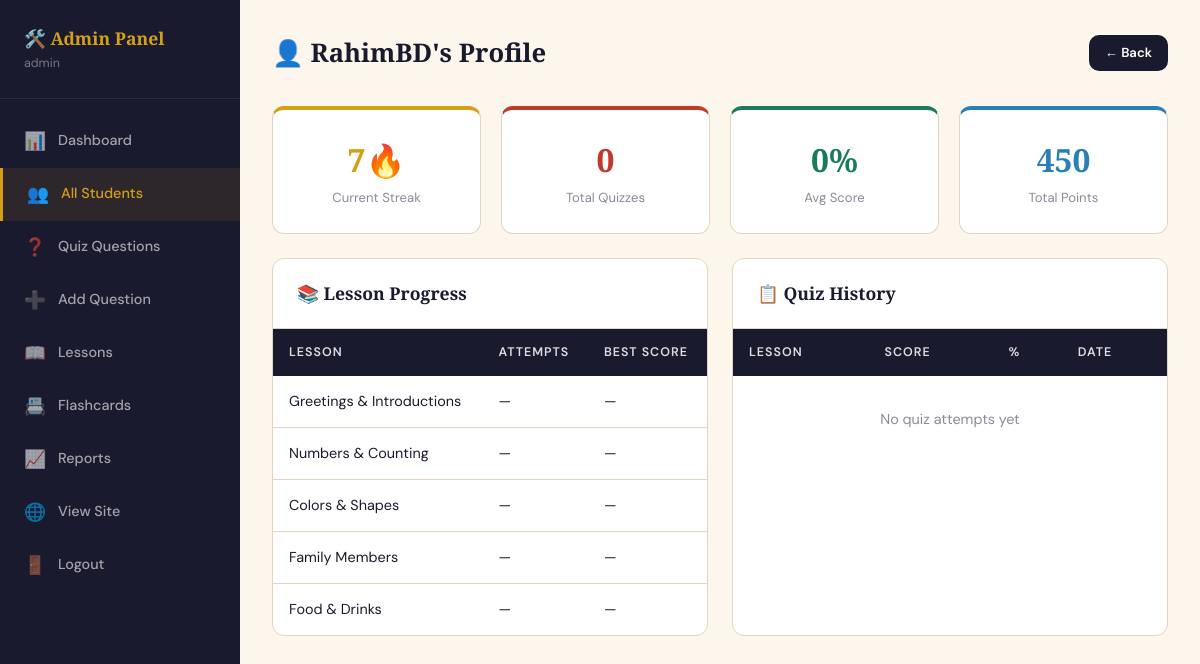
Screenshot of /student_detail.php?id=1 (signed in) with the database file from the repository.
### tables this page shows
CREATE TABLE students (
    student_id INT AUTO_INCREMENT PRIMARY KEY,
    username VARCHAR(100) NOT NULL UNIQUE,
    email VARCHAR(255) NOT NULL UNIQUE,
    password_hash VARCHAR(255) NOT NULL,
    preferred_language ENUM('english','bangla') DEFAULT 'english',
    current_streak INT DEFAULT 0,
    longest_streak INT DEFAULT 0,
    total_points INT DEFAULT 0,
    last_quiz_date DATE NULL,
    created_at TIMESTAMP DEFAULT CURRENT_TIMESTAMP
);

### db.php (called while the page is built, shortened)
<?php
function h($str) {
    return htmlspecialchars($str ?? '', ENT_QUOTES, 'UTF-8');
}
?>

### student_detail.php (the view, shortened to what this page needs)
<?php
require_once '../includes/db.php';
$id = (int)($_GET['id'] ?? 0);
$student = $pdo->prepare("SELECT * FROM students WHERE student_id=?");
$student->execute([$id]);
$student = $student->fetch();
$history = $pdo->prepare("
  SELECT qa.*, l.lesson_title, qa.attempt_date
  FROM quiz_attempts qa
  JOIN lessons l ON l.lesson_id=qa.lesson_id
  WHERE qa.student_id=?
  ORDER BY qa.attempt_date DESC
");
$history->execute([$id]);
$history = $history->fetchAll();
$progress = $pdo->prepare("
  SELECT l.lesson_title, COUNT(qa.attempt_id) AS attempts,
         MAX(qa.score) AS best_score, MAX(qa.total_questions) AS total_q
  FROM lessons l
  LEFT JOIN quiz_attempts qa ON qa.lesson_id=l.lesson_id AND qa.student_id=?
  GROUP BY l.lesson_id ORDER BY l.lesson_number
");
$progress->execute([$id]);
$progress = $progress->fetchAll();
?>
<!DOCTYPE html>
<html lang="en">
<head>
  <link rel="stylesheet" href="../css/style.css"/>
</head>
<body>
<div class="admin-layout">
<aside class="admin-sidebar">
  <div class="sidebar-brand"><h2>🛠️ Admin Panel</h2><p><?= h($_SESSION['admin_name']) ?></p></div>
  <ul class="sidebar-nav">
    <li><a href="index.php"><span class="nav-icon">📊</span> Dashboard</a></li>
    <li><a href="students.php" class="active"><span class="nav-icon">👥</span> All Students</a></li>
    <li><a href="questions.php"><span class="nav-icon">❓</span> Quiz Questions</a></li>
    <li><a href="add_question.php"><span class="nav-icon">➕</span> Add Question</a></li>
    <li><a href="lessons.php"><span class="nav-icon">📖</span> Lessons</a></li>
    <li><a href="flashcards.php"><span class="nav-icon">📇</span> Flashcards</a></li>
    <li><a href="reports.php"><span class="nav-icon">📈</span> Reports</a></li>
    <li><a href="../index.php"><span class="nav-icon">🌐</span> View Site</a></li>
    <li><a href="logout.php"><span class="nav-icon">🚪</span> Logout</a></li>
  </ul>
</aside>
<main class="admin-main">
  <div class="admin-topbar">
    <h1>👤 <?= h($student['username']) ?>'s Profile</h1>
    <a href="students.php" class="btn btn-dark btn-sm">← Back</a>
  </div>
  <div class="grid-4 mb-3">
    <div class="card" style="border-top:4px solid var(--gold)">
      <div class="card-body text-center">
        <div style="font-size:2rem;font-weight:900;font-family:'Playfair Display',serif;color:var(--gold)"><?= $student['current_streak'] ?>🔥</div>
        <div style="color:var(--muted);font-size:0.82rem">Current Streak</div>
      </div>
    </div>
    <div class="card" style="border-top:4px solid var(--vermillion)">
      <div class="card-body text-center">
        <div style="font-size:2rem;font-weight:900;font-family:'Playfair Display',serif;color:var(--vermillion)"><?= count($history) ?></div>
        <div style="color:var(--muted);font-size:0.82rem">Total Quizzes</div>
      </div>
    </div>
    <div class="card" style="border-top:4px solid var(--jade)">
      <div class="card-body text-center">
        <?php
          $avg = count($history) ? round(array_sum(array_map(fn($h)=>$h['score']/$h['total_questions']*100,$history))/count($history),1) : 0;
        ?>
        <div style="font-size:2rem;font-weight:900;font-family:'Playfair Display',serif;color:var(--jade)"><?= $avg ?>%</div>
        <div style="color:var(--muted);font-size:0.82rem">Avg Score</div>
      </div>
    </div>
    <div class="card" style="border-top:4px solid var(--sky)">
      <div class="card-body text-center">
        <div style="font-size:2rem;font-weight:900;font-family:'Playfair Display',serif;color:var(--sky)"><?= number_format($student['total_points']) ?></div>
        <div style="color:var(--muted);font-size:0.82rem">Total Points</div>
      </div>
    </div>
  </div>
  <div class="grid-2">
    <div class="card">
      <div class="card-header"><h3>📚 Lesson Progress</h3></div>
      <div class="table-wrap">
        <table>
          <thead><tr><th>Lesson</th><th>Attempts</th><th>Best Score</th></tr></thead>
          <tbody>
            <?php foreach ($progress as $p): ?>
            <tr>
              <td><?= h($p['lesson_title']) ?></td>
              <td><?= $p['attempts'] ?: '—' ?></td>
              <td>
                <?php if ($p['best_score'] !== null): ?>
                  <span class="badge badge-<?= ($p['best_score']/$p['total_q']*100)>=70?'green':'red' ?>">
                    <?= $p['best_score'] ?>/<?= $p['total_q'] ?>
                  </span>
                <?php else: ?>—<?php endif; ?>
              </td>
            </tr>
            <?php endforeach; ?>
          </tbody>
        </table>
      </div>
    </div>
    <div class="card">
      <div class="card-header"><h3>📋 Quiz History</h3></div>
      <div class="table-wrap">
        <table>
          <thead><tr><th>Lesson</th><th>Score</th><th>%</th><th>Date</th></tr></thead>
          <tbody>
            <?php if (!$history): ?>
            <tr><td colspan="4" style="text-align:center;color:var(--muted);padding:2rem">No quiz attempts yet</td></tr>
            <?php endif; ?>
          </tbody>
        </table>
      </div>
    </div>
  </div>
</main>
</div>
</body>
</html>

### style.css (style rules this page uses)
:root { --ink: #1a1a2e; --ink-soft: #2d2d4e; --parchment: #fdf6ec; --paper: #f5ede0; --vermillion: #c0392b; --gold: #d4a017; --jade: #1a7a5e; --sky: #2980b9; --muted: #8a8a9a; --border: #e2d5c3; --white: #ffffff; --shadow: 0 4px 24px rgba(26,26,46,0.10); --shadow-lg: 0 8px 48px rgba(26,26,46,0.18); --radius: 12px; --radius-lg: 20px; --transition: all 0.28s cubic-bezier(0.4,0,0.2,1); }
*, *::before, *::after { box-sizing: border-box; margin: 0; padding: 0; }
html { scroll-behavior: smooth; }
body { font-family: 'DM Sans', sans-serif; background: var(--parchment); color: var(--ink); min-height: 100vh; line-height: 1.65; }
.btn { display: inline-flex; align-items: center; gap: 0.5rem; font-family: 'DM Sans', sans-serif; font-size: 0.92rem; font-weight: 600; padding: 0.7rem 1.6rem; border-radius: 10px; border: none; cursor: pointer; transition: var(--transition); text-decoration: none; }
.btn-dark { background: var(--ink); color: white; }
.btn-sm { padding: 0.45rem 1rem; font-size: 0.82rem; }
.card { background: var(--white); border: 1px solid var(--border); border-radius: var(--radius); overflow: hidden; }
.card-header { padding: 1.25rem 1.5rem; border-bottom: 1px solid var(--border); display: flex; align-items: center; justify-content: space-between; gap: 1rem; }
.card-header h3 { font-family: 'Playfair Display', serif; font-size: 1.1rem; font-weight: 700; }
.card-body { padding: 1.5rem; }
.table-wrap { overflow-x: auto; }
table { width: 100%; border-collapse: collapse; }
th { background: var(--ink); color: rgba(255,255,255,0.85); font-size: 0.78rem; font-weight: 600; letter-spacing: 0.08em; text-transform: uppercase; padding: 0.85rem 1rem; text-align: left; }
td { padding: 0.85rem 1rem; border-bottom: 1px solid var(--border); font-size: 0.9rem; color: var(--ink); }
tr:last-child td { border-bottom: none; }
.admin-sidebar { width: 240px; background: var(--ink); min-height: 100vh; padding: 1.5rem 0; flex-shrink: 0; }
.admin-sidebar .sidebar-brand { padding: 0 1.5rem 1.5rem; border-bottom: 1px solid rgba(255,255,255,0.08); margin-bottom: 1rem; }
.admin-sidebar .sidebar-brand h2 { font-family: 'Playfair Display', serif; color: var(--gold); font-size: 1.1rem; }
.admin-sidebar .sidebar-brand p { color: rgba(255,255,255,0.4); font-size: 0.78rem; }
.sidebar-nav { list-style: none; }
.sidebar-nav li a { display: flex; align-items: center; gap: 0.75rem; padding: 0.75rem 1.5rem; color: rgba(255,255,255,0.6); text-decoration: none; font-size: 0.9rem; font-weight: 500; transition: var(--transition); }
.sidebar-nav li a:hover, .sidebar-nav li a.active { color: var(--gold); background: rgba(212,160,23,0.1); border-left: 3px solid var(--gold); }
.sidebar-nav li a .nav-icon { font-size: 1.1rem; }
.admin-layout { display: flex; min-height: 100vh; }
.admin-main { flex: 1; padding: 2rem; background: var(--parchment); overflow-x: hidden; }
.admin-topbar { display: flex; align-items: center; justify-content: space-between; margin-bottom: 2rem; }
.admin-topbar h1 { font-family: 'Playfair Display', serif; font-size: 1.6rem; font-weight: 700; }
.text-center { text-align: center; }
.mb-3 { margin-bottom: 1.5rem; }
.grid-2 { display: grid; grid-template-columns: repeat(auto-fit, minmax(280px, 1fr)); gap: 1.5rem; }
.grid-4 { display: grid; grid-template-columns: repeat(auto-fit, minmax(180px, 1fr)); gap: 1.25rem; }

### rows the page displays
students: username "RahimBD", current_streak "7", total_points "450"

### other values shown
$_SESSION['admin_name'] "admin"
count($history) "0"
$avg "0"
$p['lesson_title'] "Greetings & Introductions"
$p['attempts'] ?: '—' "—"
$p['lesson_title'] "Numbers & Counting"
$p['lesson_title'] "Colors & Shapes"
$p['lesson_title'] "Family Members"
$p['lesson_title'] "Food & Drinks"
